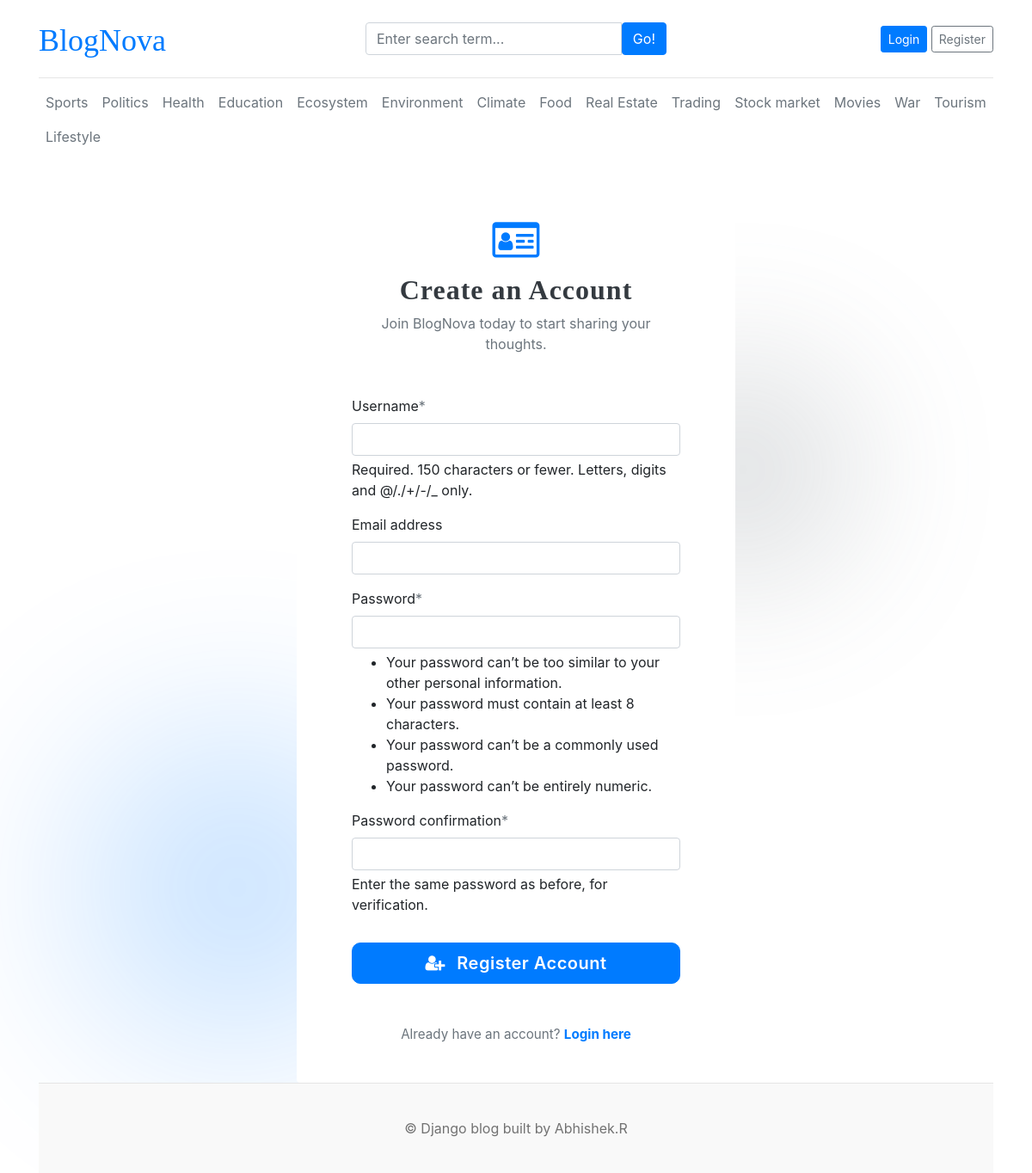
Screenshot of /register/ with the database file from the repository.
### blogs/models.py (models this page shows, shortened)
class Category(models.Model):
    category_name = models.CharField(max_length=50,unique=True)
    created_at = models.DateTimeField(auto_now_add=True)
    updated_at = models.DateTimeField(auto_now=True)
    class Meta:
        verbose_name_plural = "categories"

### blog_main/views.py (the view)
# urls.py: path('register/',views.register,name='register'),
def register(request):
    if request.method == 'POST':
        form = RegistrationForm(request.POST)
        if form.is_valid:
            form.save()
            return redirect('register')
    else:
        form = RegistrationForm()
    context = {
        'form': form
    }
    return render(request,'register.html',context)

### blog_main/forms.py
class RegistrationForm(UserCreationForm):
    class Meta:
        model = User
        fields = ('username','email','password1','password2')

### blogs/context_processors.py (called while the page is built)
def get_categories(request):
    categories = Category.objects.all()
    return dict(categories = categories)

### blog_main/templates/register.html (shortened to what this page needs)
{% extends 'base.html' %}
{% load crispy_forms_tags %}
{% block content %}
<div class="container d-flex align-items-center justify-content-center" style="min-height: 80vh; position: relative;">
    <div style="position: absolute; top: 20%; right: 15%; width: 250px; height: 250px; background: var(--secondary); border-radius: 50%; filter: blur(90px); opacity: 0.25; z-index: -1;"></div>
    <div style="position: absolute; bottom: 5%; left: 5%; width: 350px; height: 350px; background: var(--primary); border-radius: 50%; filter: blur(120px); opacity: 0.25; z-index: -1;"></div>
    <div class="col-md-8 col-lg-6" data-aos="zoom-in" data-aos-duration="800">
        <div class="card glass-card border-0 p-3 pt-4 pb-4 animate__animated animate__fadeInUp">
            <div class="card-body px-4 px-md-5">
                <div class="text-center mb-5">
                    <i class="fa fa-id-card-o fa-3x" style="color: var(--primary); margin-bottom: 15px;"></i>
                    <h2 class="fw-bold mb-2 font-weight-bold text-dark" style="letter-spacing: 1px;">Create an Account</h2>
                    <p class="text-muted">Join BlogNova today to start sharing your thoughts.</p>
                </div>
                <form action="{% url 'register' %}" method="POST" class="mt-4">
                    <div class="mb-4">
                        {{ form|crispy }}
                    </div>
                    <div class="d-grid mt-4 pt-2">
                        <button type="submit" class="btn btn-primary btn-block btn-lg shadow-sm" style="border-radius: 10px; font-weight: 600; letter-spacing: 0.5px;">
                            <i class="fa fa-user-plus mr-2"></i> Register Account
                        </button>
                    </div>
                </form>
                <div class="text-center mt-5">
                    <p class="mb-0 text-muted" style="font-size: 0.95rem;">
                        Already have an account?
                        <a href="{% url 'login' %}" class="font-weight-bold" style="color: var(--primary); text-decoration: none; border-bottom: 2px solid transparent; transition: border-color 0.3s;" onmouseover="this.style.borderColor='var(--primary)'" onmouseout="this.style.borderColor='transparent'">
                            Login here
                        </a>
                    </p>
                </div>
            </div>
        </div>
    </div>
</div>
{% endblock %}

### blog_main/templates/base.html (shortened to what this page needs)
{% load static %}
<!DOCTYPE html>
<html lang="en">
<head>
    <link rel="stylesheet" href="https://cdnjs.cloudflare.com/ajax/libs/animate.css/4.1.1/animate.min.css"/>
    <link href="https://unpkg.com/aos@2.3.1/dist/aos.css" rel="stylesheet">
    <link href="https://getbootstrap.com/docs/4.0/dist/css/bootstrap.min.css" rel="stylesheet">
    <link rel="stylesheet" href="https://cdnjs.cloudflare.com/ajax/libs/font-awesome/4.7.0/css/font-awesome.min.css">
    <link href="{% static 'css/blog.css' %}" rel="stylesheet">
  </head>
<body>
    <div class="container">
      <header class="blog-header py-3 animate__animated animate__fadeInDown">
        <div class="row flex-nowrap justify-content-between align-items-center">
          <div class="col-4 pt-1">
            <a class="blog-header-logo" href="/">BlogNova</a>
          </div>
          <div class="col-4">
            <form action="{% url 'search' %}" method="get">
              <div class="input-group">
                        <input class="form-control" type="text" name="keyword" value="{{keyword}}" placeholder="Enter search term..." aria-label="Enter search term..." aria-describedby="button-search" />
                        <button type="submit" class="btn btn-primary" id="button-search" type="button">Go!</button>
              </div>
            </form>
          </div>
          <div class="col-4 d-flex justify-content-end align-items-center">
            {% if not user.is_authenticated %}
            <a class="btn btn-sm btn-primary" href="{% url 'login' %}">Login</a> &nbsp;
            <a class="btn btn-sm btn-outline-secondary" href="{% url 'register' %}">Register</a>
            {% else %}
            <span><a href="{% url 'dashboard' %}" class="btn btn-sm btn-outline-primary">Dashboard</a></span>
            &emsp;
            <a class="btn btn-sm btn-primary" href="{% url 'logout' %}">Logout</a>
            {% endif %}
          </div>
        </div>
      </header>
      <div class="nav-scroller py-2 mb-4 animate__animated animate__fadeInDown animate__delay-1s">
        <nav class="nav d-flex justify-content-between">
          {%for cat in categories%}
          <a class="p-2 text-muted nav-link" href="{% url 'posts_by_category' cat.id %}">{{cat.category_name}}</a>
          {%endfor%}
        </nav>
      </div>
{%block content%}
{%endblock%}
      <footer class="blog-footer" data-aos="fade-up">
        <p>&copy; Django blog built by Abhishek.R</p>
      </footer>
    </div>
</body>
</html>

### blog_main/static/css/blog.css (style rules this page uses)
.blog-header { border-bottom: 1px solid #e5e5e5; }
.blog-header-logo { font-family: "Playfair Display", Georgia, "Times New Roman", serif; font-size: 2.25rem; }
h1, h2, h3, h4, h5, h6 { font-family: "Playfair Display", Georgia, "Times New Roman", serif; }
.blog-footer { padding: 2.5rem 0; color: #727272; text-align: center; background-color: #f9f9f9; border-top: .05rem solid #e5e5e5; }
.blog-footer p:last-child { margin-bottom: 0; }

### blog_main/templates/register.html (style rules this page uses)
.asteriskField { color: var(--secondary); }

### rows the page displays
Category: category_name "Sports"
Category: category_name "Politics"
Category: category_name "Health"
Category: category_name "Education"
Category: category_name "Ecosystem"
Category: category_name "Environment"
Category: category_name "Climate"
Category: category_name "Food"
Category: category_name "Real Estate"
Category: category_name "Trading"
Category: category_name "Stock market"
Category: category_name "Movies"
Category: category_name "War"
Category: category_name "Tourism"
Category: category_name "Lifestyle"
